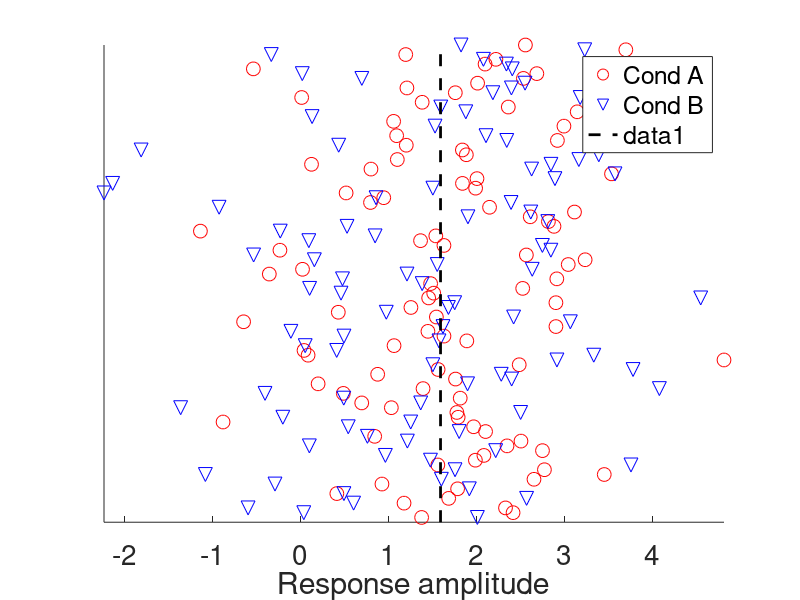
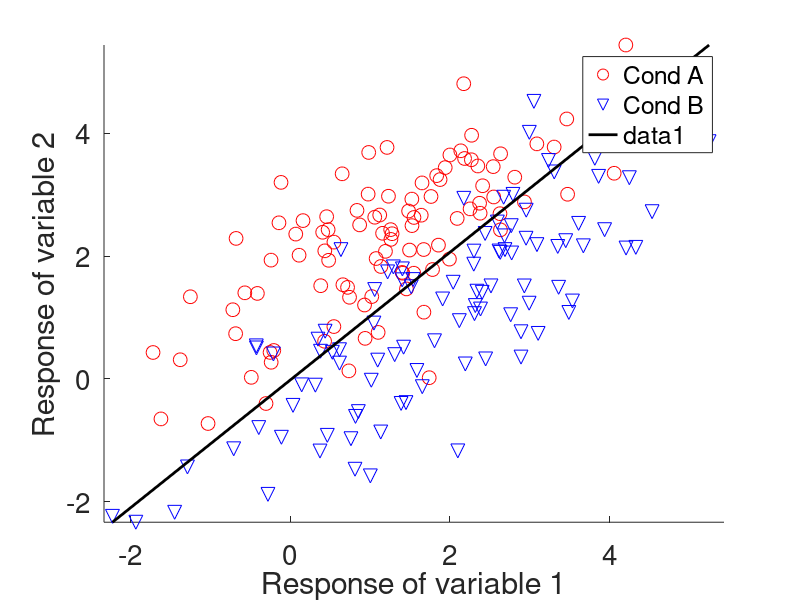
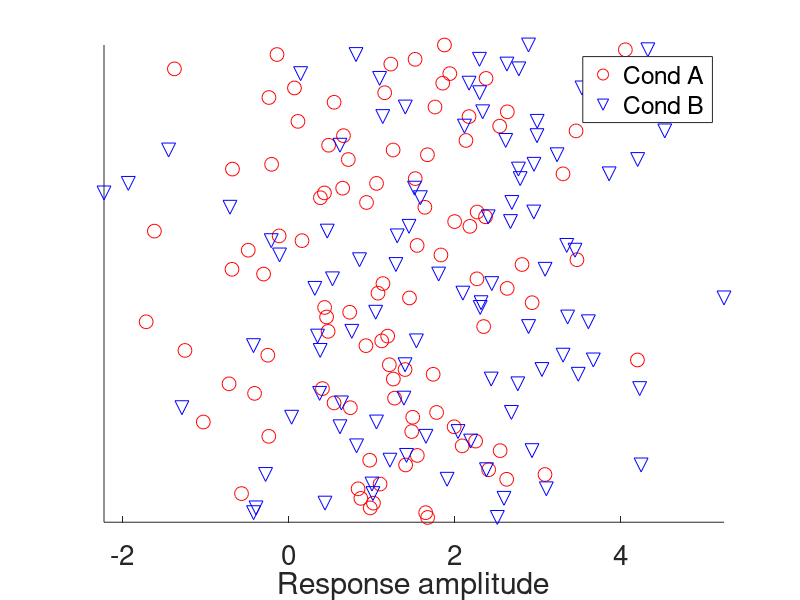
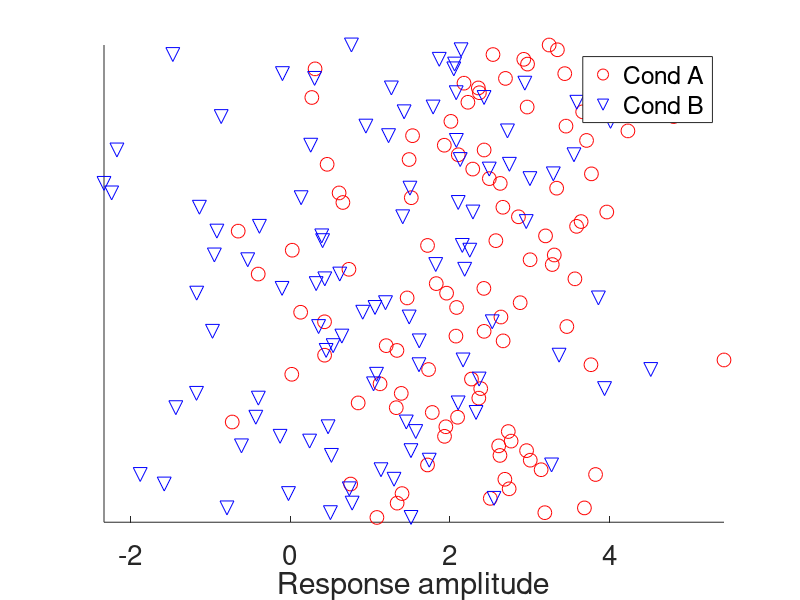

Source code (MATLAB) for these figures, in order: (Note: this script raises an error after producing the figures.)
%% Multivariate_tutorial.m
close all; clear all; clc;

% Generating a sample of data
nObs = 200;
nObsCond = nObs/2;
nv = 2;         
ampA = [1,2]; Sigma = [2 1.5; 1.5 2];  
rA = mvnrnd(ampA, Sigma, nObsCond);
ampB = [2 1]; Sigma = [2 1.5; 1.5 2];  
rB = mvnrnd(ampB, Sigma, nObsCond);

%NUMBER OF VARIABLES (aka # voxels) being examined across
%response amplitudes to each condition by voxel
%length = number of brain states

% % Another method to create data
% n = 0.7;        %magnitude of IID (independent identically distributed) noise
% rA = repmat(ampA, nObsCond, 1)  + (n*randn(nObsCond, nv));
% rB = repmat(ampB, nObsCond, 1) + (n*randn(nObsCond, nv));

% Plotting the data (each voxel on seperate graph)
figure(3), clf, hold on
plot(rA(:,1), 1:nObsCond, 'ro', 'MarkerSize', 10)
plot(rB(:,1), 1:nObsCond, 'bv', 'MarkerSize', 10)
set(gca, 'FontSize', 20)
set(gca, 'XLim', [min([rA(:,1);rB(:,1)]), max([rA(:,1);rB(:,1)])])
xlabel('Response amplitude')
set(gca, 'YTick', [])
legend({'Cond A', 'Cond B'})

figure(4), clf, hold on
plot(rA(:,2), 1:nObsCond, 'ro', 'MarkerSize', 10)
plot(rB(:,2), 1:nObsCond, 'bv', 'MarkerSize', 10)
set(gca, 'FontSize', 20)
set(gca, 'XLim', [min([rA(:,2);rB(:,2)]), max([rA(:,2);rB(:,2)])])
xlabel('Response amplitude')
set(gca, 'YTick', [])
legend({'Cond A', 'Cond B'})

% What happens if you use univariable method?
meanA = mean(rA,2);
meanB = mean(rB,2);
figure(1), clf, hold on
plot(meanA, 1:nObsCond, 'ro', 'MarkerSize', 10)
plot(meanB, 1:nObsCond, 'bv', 'MarkerSize', 10)
set(gca, 'FontSize', 20)
set(gca, 'XLim', [min([meanA;meanB]), max([meanA;meanB])])
xlabel('Response amplitude')
set(gca, 'YTick', [])
legend({'Cond A', 'Cond B'})
boundaryPoint = (mean(meanA)+mean(meanB))/2;
plot([boundaryPoint, boundaryPoint], get(gca, 'YLim'), 'k--', 'LineWidth', 2)
get(gca, 'YLim');

% Plot the data using multivariate data
figure(2), clf, hold on
plot(rA(:,1), rA(:,2), 'ro', 'MarkerSize', 10)
plot(rB(:,1), rB(:,2), 'bv', 'MarkerSize', 10)
set(gca, 'FontSize', 20)     
minData = min([rA(:);rB(:)]);
maxData = max([rA(:);rB(:)]);
set(gca, 'XLim', [minData, maxData])
set(gca, 'YLim', [minData, maxData])
xlabel('Response of variable 1')
ylabel('Response of variable 2')
legend({'Cond A', 'Cond B'})
upperLineX = max([rA(:,1);rB(:,1)]);
upperLineY = max([rA(:,2);rB(:,2)]);
lowerLineX = min([rA(:,1);rB(:,1)]);
lowerLineY = min([rA(:,2);rB(:,2)]);
plot([lowerLineX, upperLineX], [lowerLineY, upperLineY], 'k', 'LineWidth', 2)

% Hold out some data
holdOut = nObsCond;         
nPerms = 100;
labels = [ones(nObsCond,1); ones(nObsCond,1)+1];
data = [rA; rB];

% Try some univariate processing!
% Serence's function finds the mean across variables. What would happen if 
% you wanted to try to run each variable seperately?
classAccUni = uniClass(data, labels, holdOut, nPerms)

% And now, for something different
[classAccMultiCorr,confusionMatrix] = corrClass(data, labels, holdOut, nPerms)
HeatMap(confusionMatrix)
classAccMultiEuc = normEucClass(data, labels, holdOut, nPerms)
classAccMultiMaha2 = mahaClass2(data, labels, holdOut, nPerms)